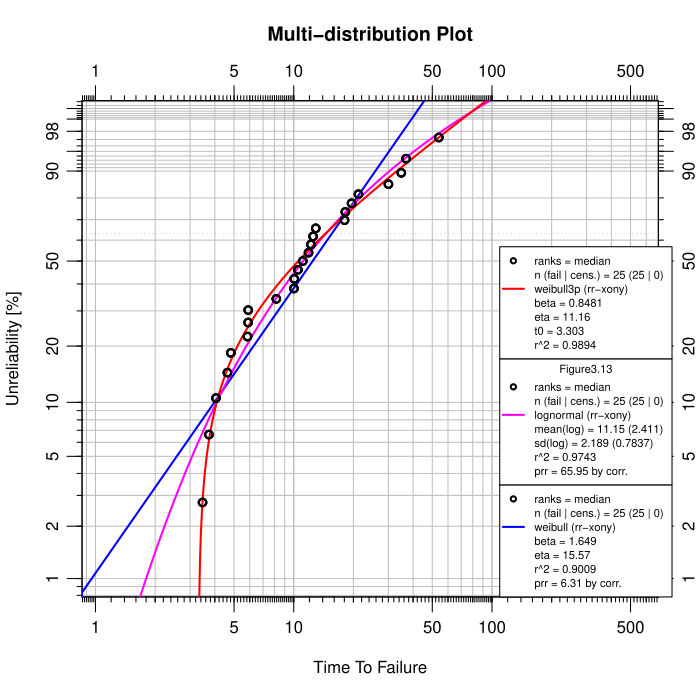

The R source for this figure:
# This is the data that was used to produce Figure 3.13 in Abernethy's "The New Weibull Handbook"
# There it was demonstrating a better lognormal fit than weibull, but when this multi-distribution
# plot was made surprisingly it was even better fit as a 3-parameter weibull.

# As far as we know this was just some random values.
	
F3.13da <- c(3.46623,3.732711,4.052996,4.628703,4.8157,5.84517,5.888313,5.892967,
       8.168362,10.02799,10.06062,10.49785,11.11493,11.87369,12.21122,12.51854,
	   12.91357,18.04246,18.20712,19.57305,21.20873,30.03917,34.88001,36.87355,53.91168)
	   
The objective of this script is to demonstrate multiple fits in a single wblr object.
	   
require(WeibullR)
my_object <- wblr(F3.13da)
my_object<- wblr.fit(my_object, dist="lognormal", col="magenta")
my_object<-wblr.fit(my_object, dist="weibull2p",  col="blue")
my_object<-wblr.fit(my_object, dist="weibull3p", col="red")
plot(my_object , main=("Multi-distribution Plot"))
